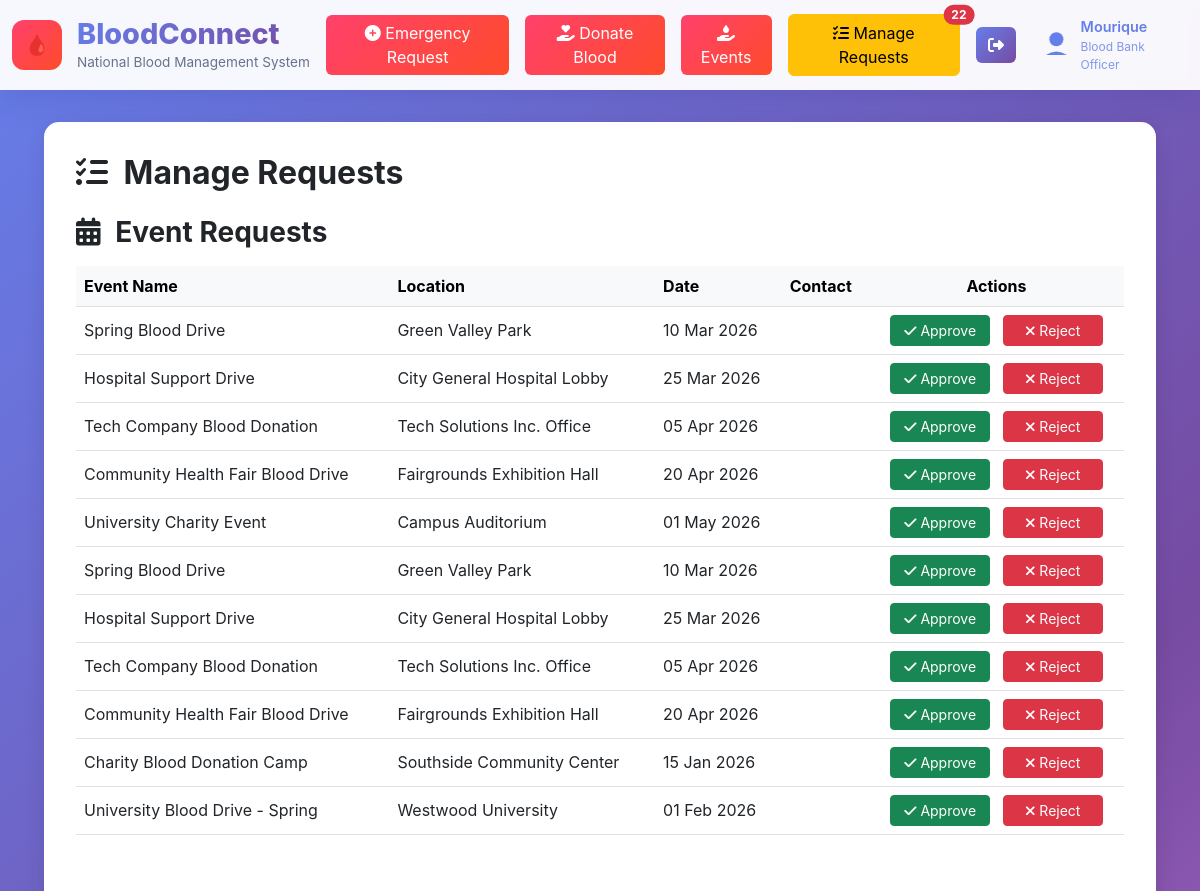
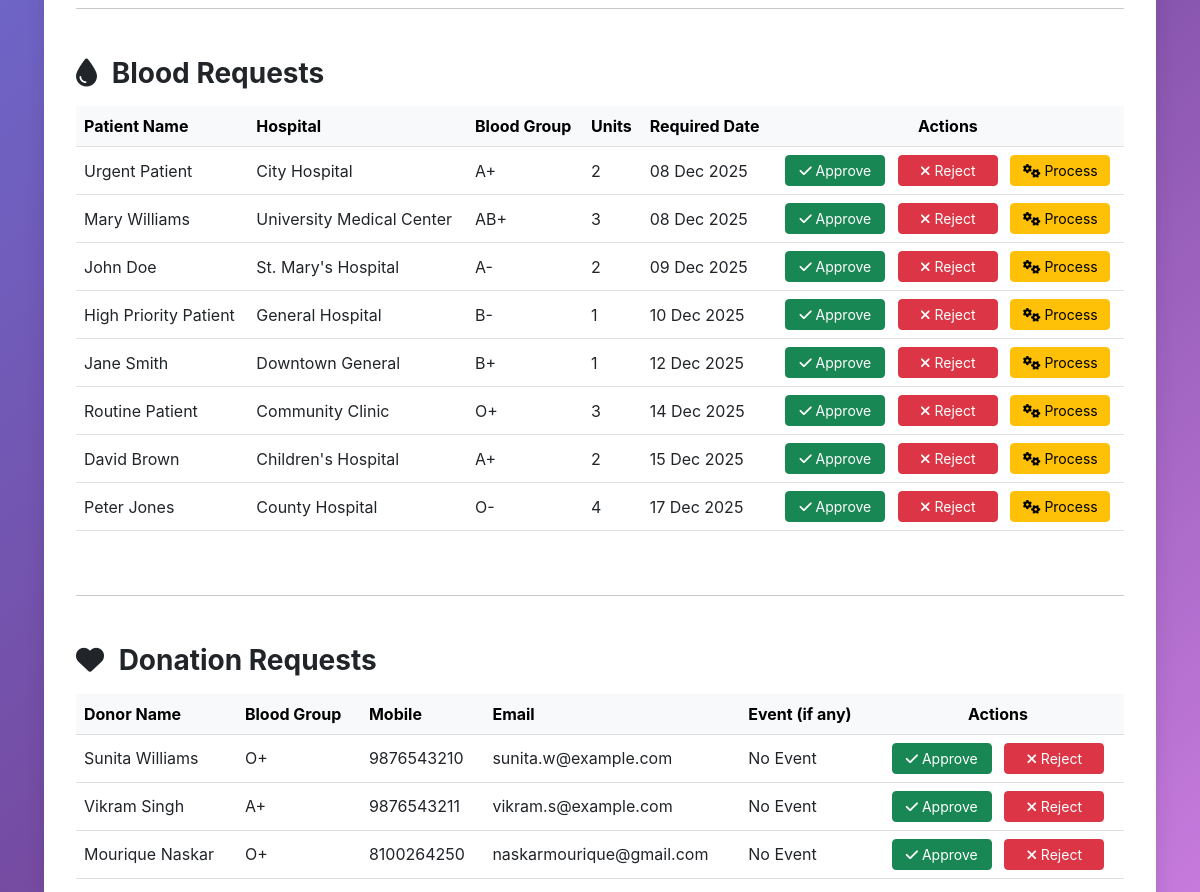
The page /manage_requests.php (signed in, upper part) on the database as committed earlier (2 pictures, top to bottom).
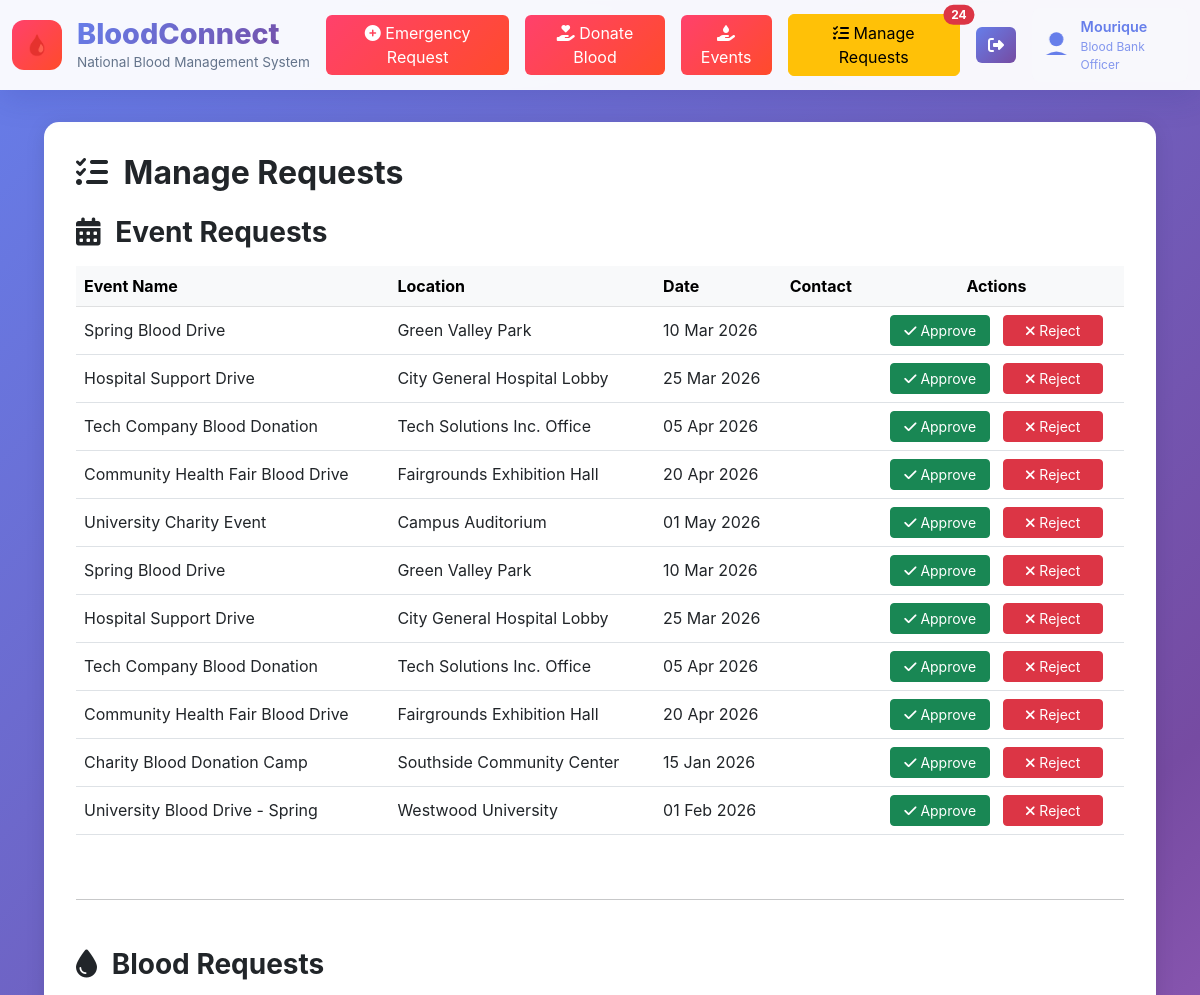
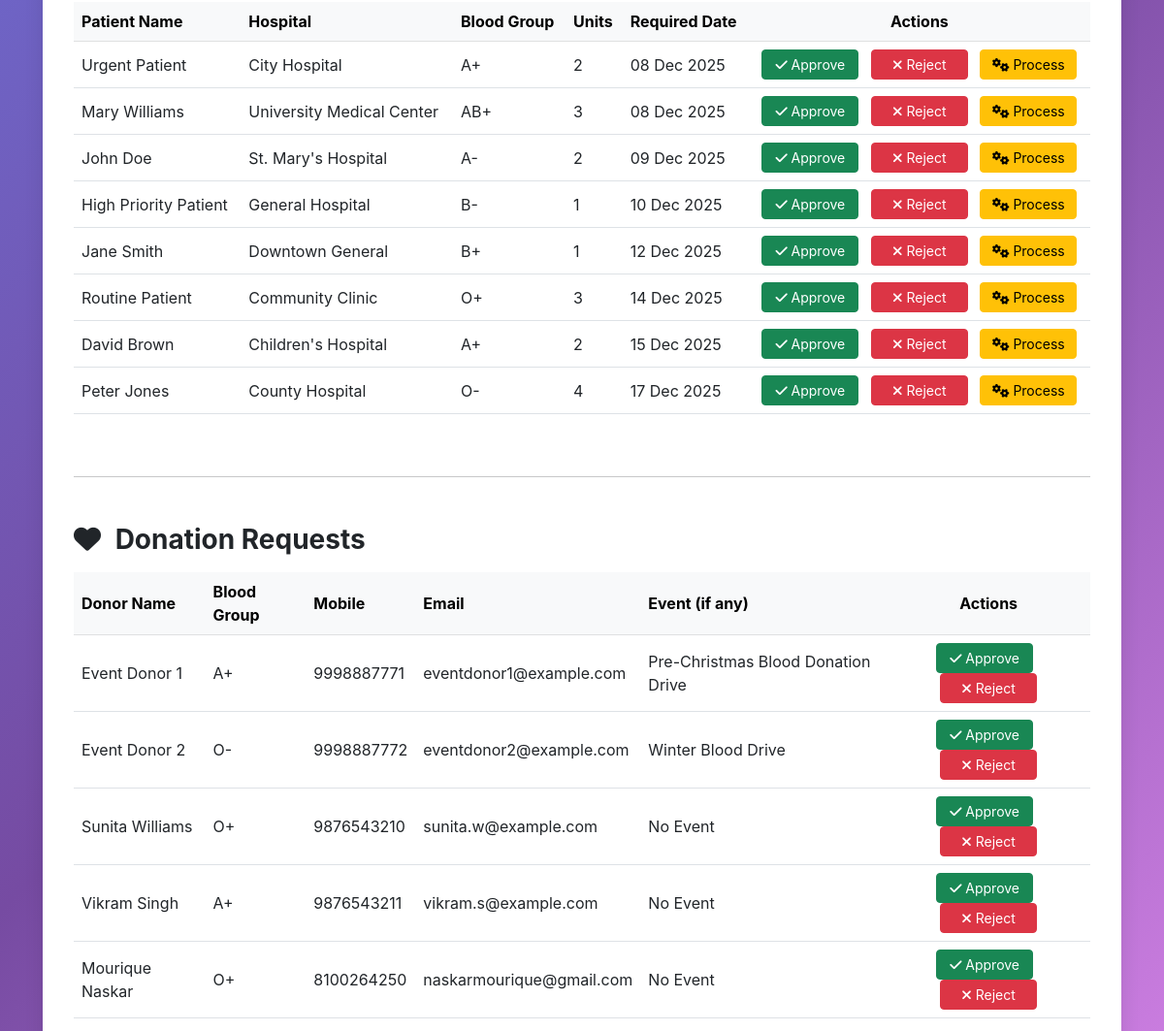
The same page on the database as committed later (2 pictures, top to bottom).
### tables this page shows
CREATE TABLE `blood_events` (
  `id` int(11) NOT NULL AUTO_INCREMENT,
  `event_name` varchar(255) NOT NULL,
  `event_type` varchar(100) NOT NULL,
  `description` text DEFAULT NULL,
  `location` varchar(255) NOT NULL,
  `event_date` date NOT NULL,
  `start_time` time NOT NULL,
  `end_time` time NOT NULL,
  `organizer` varchar(255) DEFAULT NULL,
  `target_donors` int(11) DEFAULT 0,
  `registered_donors` int(11) DEFAULT 0,
  `donated_units` int(11) DEFAULT 0,
  `status` enum('pending','approved','rejected','completed') DEFAULT 'pending',
  `contact_person` varchar(255) DEFAULT NULL,
  `created_at` timestamp NOT NULL DEFAULT current_timestamp(),
  `updated_at` timestamp NOT NULL DEFAULT current_timestamp() ON UPDATE current_timestamp(),
  PRIMARY KEY (`id`)
);

CREATE TABLE `blood_request` (
  `id` int(11) NOT NULL AUTO_INCREMENT,
  `patient_name` varchar(255) DEFAULT NULL,
  `blood_group` varchar(10) DEFAULT NULL,
  `units` int(11) DEFAULT NULL,
  `hospital_name` varchar(255) DEFAULT NULL,
  `hospital_location` varchar(255) DEFAULT NULL,
  `mob` varchar(20) DEFAULT NULL,
  `required_date` date DEFAULT NULL,
  `status` enum('pending','approved','rejected','processing') NOT NULL DEFAULT 'pending',
  `priority` enum('urgent','high','routine') NOT NULL DEFAULT 'routine',
  `created_at` timestamp NOT NULL DEFAULT current_timestamp(),
  PRIMARY KEY (`id`)
);

CREATE TABLE `donor` (
  `id` int(11) NOT NULL AUTO_INCREMENT,
  `full_name` varchar(255) DEFAULT NULL,
  `type` varchar(50) DEFAULT NULL,
  `blood_group` varchar(10) DEFAULT NULL,
  `state` varchar(100) DEFAULT NULL,
  `city` varchar(100) DEFAULT NULL,
  `mob` varchar(20) DEFAULT NULL,
  `email` varchar(255) DEFAULT NULL,
  `password` varchar(255) DEFAULT NULL,
  `s_question` varchar(255) DEFAULT NULL,
  `s_answer` varchar(255) DEFAULT NULL,
  `last_donate` varchar(50) DEFAULT NULL,
  `created_at` timestamp NOT NULL DEFAULT current_timestamp(),
  `status` enum('pending','approved','rejected') NOT NULL DEFAULT 'pending',
  `event_id` int(11) DEFAULT NULL,
  PRIMARY KEY (`id`)
);

### manage_requests.php (the view, shortened to what the rows shown need)
<?php
include 'connect.php';
$sql_events = "SELECT * FROM blood_events WHERE status = 'pending' ORDER BY created_at DESC";
$result_events = mysqli_query($conn, $sql_events);
$pending_events = [];
if ($result_events && mysqli_num_rows($result_events) > 0) {
    while ($row = mysqli_fetch_assoc($result_events)) {
        $pending_events[] = $row;
    }
}
$sql_blood = "SELECT * FROM blood_request WHERE status = 'pending' ORDER BY required_date ASC";
$result_blood = mysqli_query($conn, $sql_blood);
$pending_blood_requests = [];
if ($result_blood && mysqli_num_rows($result_blood) > 0) {
    while ($row = mysqli_fetch_assoc($result_blood)) {
        $pending_blood_requests[] = $row;
    }
}
?>
<!DOCTYPE html>
<html lang="en">
<head>
    <link href="https://cdnjs.cloudflare.com/ajax/libs/bootstrap/5.3.0/css/bootstrap.min.css" rel="stylesheet">
    <link href="https://cdnjs.cloudflare.com/ajax/libs/font-awesome/6.4.0/css/all.min.css" rel="stylesheet">
    <link rel="stylesheet" href="styles.css">
</head>
<body>
    <?php include 'header.php'; ?>
    <div class="main-wrapper">
        <div class="container">
            <div class="table-container">
                <h2 class="mb-4 fw-bold"><i class="fas fa-tasks me-2"></i> Manage Requests</h2>
                <?php if (empty($pending_events)): ?>
                    <div class="alert alert-info">There are no pending event requests to review.</div>
                <?php else: ?>
                    <div class="table-responsive">
                        <table class="table table-hover">
                            <thead class="table-light">
                                <tr>
                                    <th>Event Name</th>
                                    <th>Location</th>
                                    <th>Date</th>
                                    <th>Contact</th>
                                    <th class="text-center">Actions</th>
                                </tr>
                            </thead>
                            <tbody>
                                <?php foreach ($pending_events as $event): ?>
                                    <tr>
                                        <td><?php echo htmlspecialchars($event['event_name']); ?></td>
                                        <td><?php echo htmlspecialchars($event['location']); ?></td>
                                        <td><?php echo date('d M Y', strtotime($event['event_date'])); ?></td>
                                        <td><?php echo htmlspecialchars($event['contact_person']); ?></td>
                                        <td class="text-center">
                                            <a href="approve_event.php?id=<?php echo $event['id']; ?>" class="btn btn-success btn-sm me-2 btn-action">
                                                <i class="fas fa-check"></i> Approve
                                            </a>
                                            <a href="delete_event.php?id=<?php echo $event['id']; ?>&redirect_to=manage_requests" class="btn btn-danger btn-sm btn-action" onclick="return confirm('Are you sure you want to reject and delete this event request?');">
                                                <i class="fas fa-times"></i> Reject
                                            </a>
                                        </td>
                                    </tr>
                                <?php endforeach; ?>
                            </tbody>
                        </table>
                    </div>
                <?php endif; ?>
                <?php if (empty($pending_blood_requests)): ?>
                    <div class="alert alert-info">There are no pending blood requests to review.</div>
                <?php else: ?>
                    <div class="table-responsive">
                        <table class="table table-hover">
                            <thead class="table-light">
                                <tr>
                                    <th>Patient Name</th>
                                    <th>Hospital</th>
                                    <th>Blood Group</th>
                                    <th>Units</th>
                                    <th>Required Date</th>
                                    <th class="text-center">Actions</th>
                                </tr>
                            </thead>
                            <tbody>
                                <?php foreach ($pending_blood_requests as $request): ?>
                                    <tr>
                                        <td><?php echo htmlspecialchars($request['patient_name']); ?></td>
                                        <td><?php echo htmlspecialchars($request['hospital_name']); ?></td>
                                        <td><?php echo htmlspecialchars($request['blood_group']); ?></td>
                                        <td><?php echo htmlspecialchars($request['units']); ?></td>
                                        <td><?php echo date('d M Y', strtotime($request['required_date'])); ?></td>
                                        <td class="text-center">
                                            <a href="approve_blood_request.php?id=<?php echo $request['id']; ?>" class="btn btn-success btn-sm me-2 btn-action">
                                                <i class="fas fa-check"></i> Approve
                                            </a>
                                            <a href="reject_blood_request.php?id=<?php echo $request['id']; ?>" class="btn btn-danger btn-sm me-2 btn-action" onclick="return confirm('Are you sure you want to reject this blood request?');">
                                                <i class="fas fa-times"></i> Reject
                                            </a>
                                            <a href="process_blood_request.php?id=<?php echo $request['id']; ?>" class="btn btn-warning btn-sm btn-action">
                                                <i class="fas fa-cogs"></i> Process
                                            </a>
                                        </td>
                                    </tr>
                                <?php endforeach; ?>
                            </tbody>
                        </table>
                    </div>
                <?php endif; ?>
                <?php
                $sql_donors = "SELECT * FROM donor WHERE status = 'pending' ORDER BY created_at DESC";
                $result_donors = mysqli_query($conn, $sql_donors);
                $pending_donor_requests = [];
                if ($result_donors && mysqli_num_rows($result_donors) > 0) {
                    while ($row = mysqli_fetch_assoc($result_donors)) {
                        $pending_donor_requests[] = $row;
                    }
                }
                ?>
                <?php if (empty($pending_donor_requests)): ?>
                    <div class="alert alert-info">There are no pending donation requests to review.</div>
                <?php else: ?>
                    <div class="table-responsive">
                        <table class="table table-hover">
                            <thead class="table-light">
                                <tr>
                                    <th>Donor Name</th>
                                    <th>Blood Group</th>
                                    <th>Mobile</th>
                                    <th>Email</th>
                                    <th>Event (if any)</th>
                                    <th class="text-center">Actions</th>
                                </tr>
                            </thead>
                            <tbody>
                                <?php foreach ($pending_donor_requests as $donor): ?>
                                    <tr>
                                        <td><?php echo htmlspecialchars($donor['full_name']); ?></td>
                                        <td><?php echo htmlspecialchars($donor['blood_group']); ?></td>
                                        <td><?php echo htmlspecialchars($donor['mob']); ?></td>
                                        <td><?php echo htmlspecialchars($donor['email']); ?></td>
                                        <td>
                                            <?php if ($donor['event_id']): ?>
                                                <?php
                                                $sql_event_name = "SELECT event_name FROM blood_events WHERE id = ?";
                                                $stmt_event_name = mysqli_prepare($conn, $sql_event_name);
                                                mysqli_stmt_bind_param($stmt_event_name, "i", $donor['event_id']);
                                                mysqli_stmt_execute($stmt_event_name);
                                                $result_event_name = mysqli_stmt_get_result($stmt_event_name);
                                                if ($event_row = mysqli_fetch_assoc($result_event_name)) {
                                                    echo htmlspecialchars($event_row['event_name']);
                                                } else {
                                                    echo "N/A";
                                                }
                                                ?>
                                            <?php else: ?>
                                                No Event
                                            <?php endif; ?>
                                        </td>
                                        <td class="text-center">
                                            <a href="approve_donor.php?id=<?php echo $donor['id']; ?>" class="btn btn-success btn-sm me-2 btn-action">
                                                <i class="fas fa-check"></i> Approve
                                            </a>
                                            <a href="reject_donor.php?id=<?php echo $donor['id']; ?>" class="btn btn-danger btn-sm btn-action" onclick="return confirm('Are you sure you want to reject this donor request?');">
                                                <i class="fas fa-times"></i> Reject
                                            </a>
                                        </td>
                                    </tr>
                                <?php endforeach; ?>
                            </tbody>
                        </table>
                    </div>
                <?php endif; ?>
            </div>
        </div>
    </div>
</body>
</html>

Rows that differ between the two databases and show on the page:
added donor: full_name "Event Donor 1", blood_group "A+", mob "9998887771", email "eventdonor1@example.com", blood_events.event_name "Pre-Christmas Blood Donation Drive"
added donor: full_name "Event Donor 2", blood_group "O-", mob "9998887772", email "eventdonor2@example.com", blood_events.event_name "Winter Blood Drive"
Other text that changed with them:
$total_pending_count: "22" → "24"
